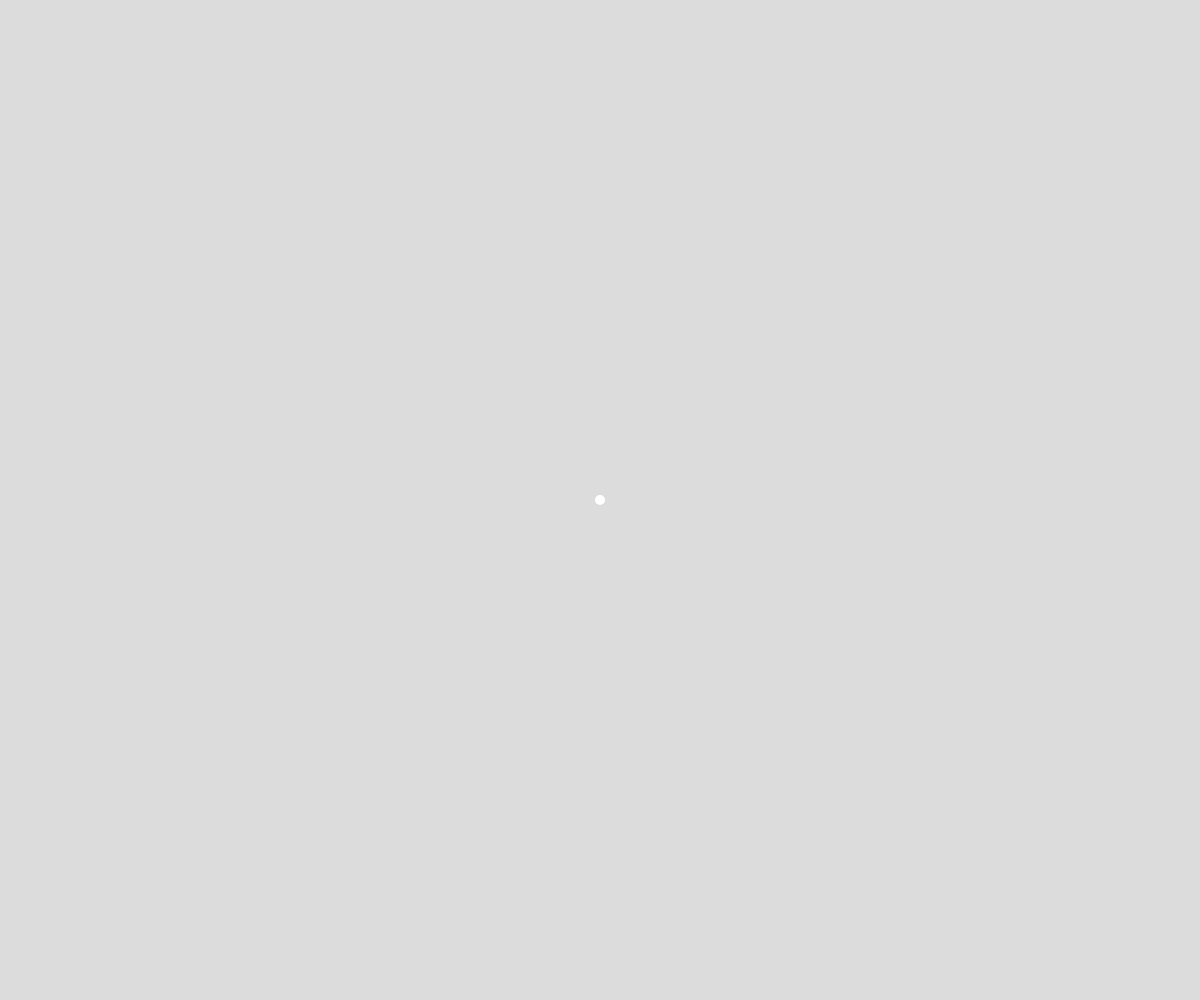
Frame 1 (no input)
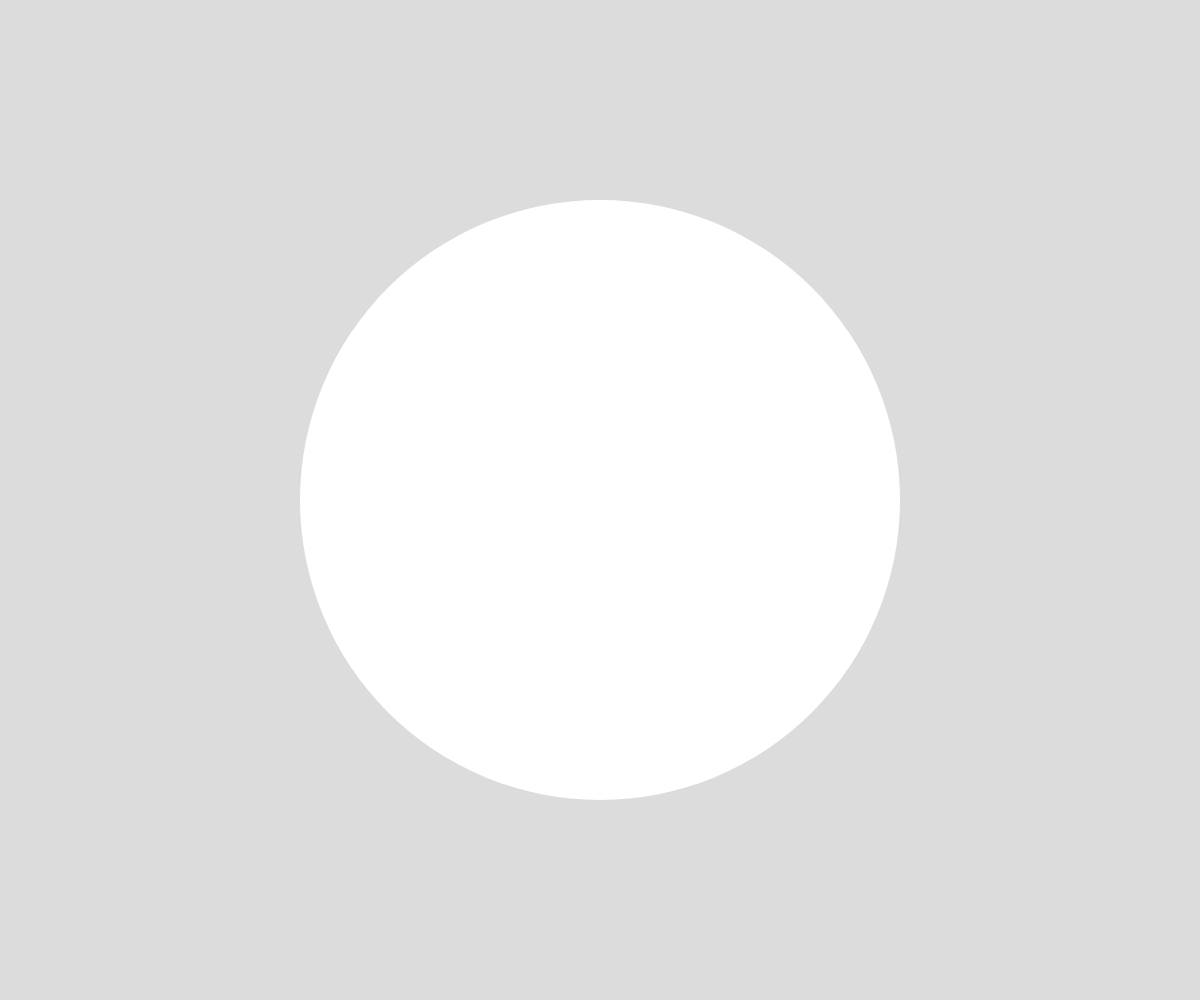
Frame 60 (no input)
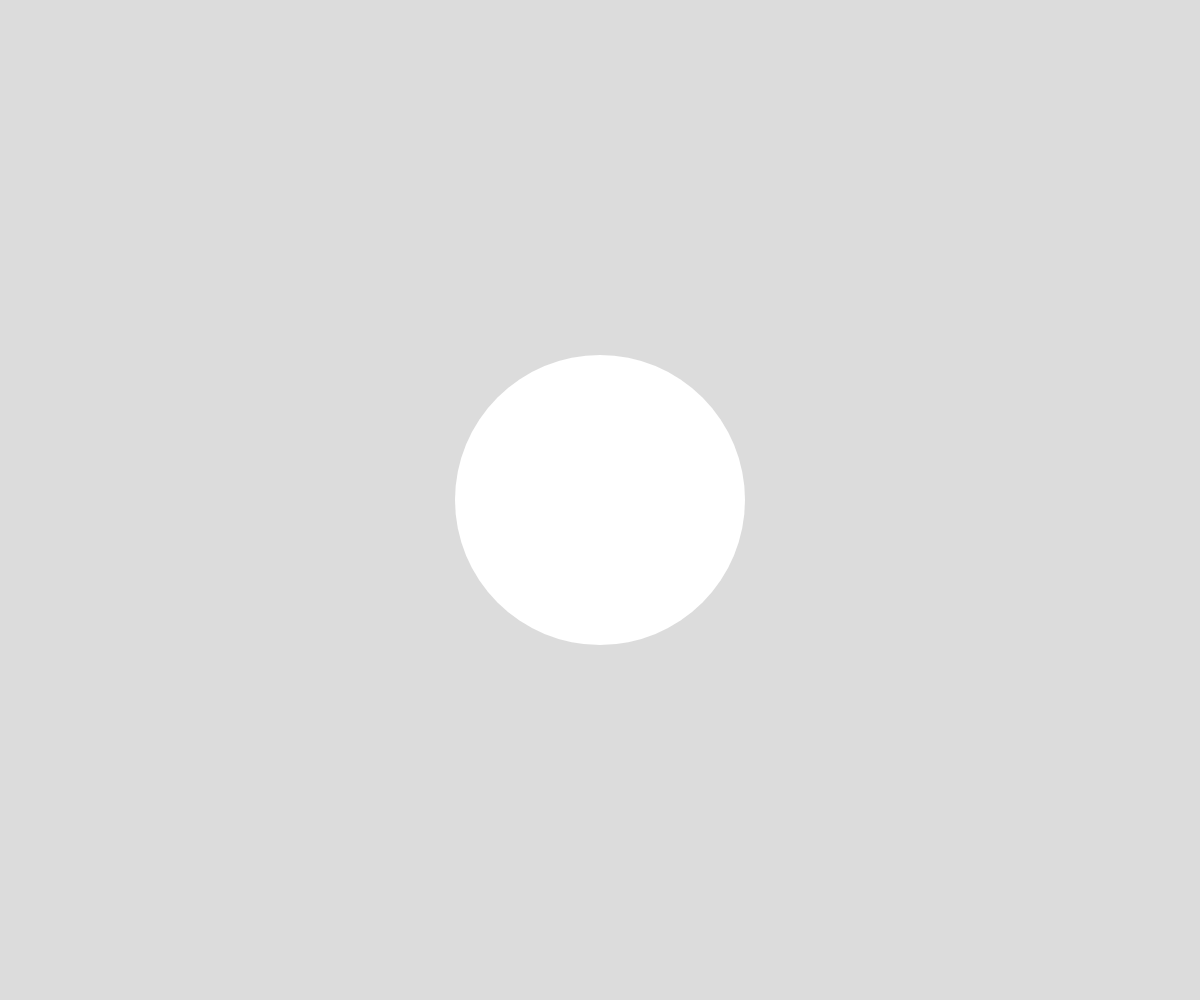
Frame 120 (the mouse pressed at the canvas centre since frame 60)

The p5.js sketch that drew these frames (run headless with seeded random() and noise() and a simulated clock; from frame 60 on, the mouse is pressed at the canvas centre):

// p5.js sketch
// ── sketch.js
var d;
function setup() {
  createCanvas(windowWidth,windowHeight);
  background(220);//rgb
  noStroke()
  reset()
}
function draw() {

    d+=10;
  
  if(d>900){
    reset();
  }
  background(220)  
  circle(width/2,height/2,d)
}


function reset(){
  d=0
}


// ── circle.js
function setup() {
    createCanvas(windowWidth, windowHeight);//創建跟視窗一樣大小的畫布
    background(100);//背景顏色
  
    noFill();
    stroke(30,140,225,100);
    strokeWeight(20);
    circle(width/2,height/2,150);
  
    fill(255,240,30,255);
    noStroke();
    circle(width/4,height/4,150)
  }
  
  
  function draw() {
    
  
    
   
  }
  
// ── move.js
function setup() {
    createCanvas(windowWidth, windowHeight);//創建跟視窗一樣大小的畫布
    background(100);//背景顏色
  
    x=0;
    y=height/2;
    r=50;
  }
  
  
  function draw() {
    x=x+1;
    x=x%(width/4);
    clear();
  
    push();//先儲存目前位置
  
    translate(x,y);//將畫布座標軸移到(x,y)
  
    circle(0,0,r);//參照新的座標軸繪製圓
  
    pop()//回到初始位置
  
    //circle(x,y,r)
  }
  
// ── trail.js
function setup() {
    createCanvas(windowWidth, windowHeight);//創建跟視窗一樣大小的畫布
    background(100);//背景顏色
  
    
  }
  
  
  function draw() {
    x=mouseX
    y=mouseY
    r=random(-2,2)
    
    
    fill(100,100,100,100)
    rect(0,0,width,height);
  
    fill(105,25,255,55)
    circle(x,y,r);
    stroke(105,25,255,55)
    strokeWeight(random(10,100))
    //background(100);
   
  }
// ── 同心圓.js
function setup() {
    createCanvas(windowWidth, windowHeight);//創建跟視窗一樣大小的畫布
    background(100);//背景顏色
    noFill();
  
    x=width/2;
    y=height/2;
    r=100;
    
  }
  
  
  function draw() {
    r=random(50,300)
    
    stroke(random(100,255),random(100,255),random(100,255))
    strokeWeight(random(1,10))
    circle(x,y,r)
  }
  
// ── 多邊形.js
function setup() {
    createCanvas(windowWidth,windowHeight);
    background(220);//rgb
  
     verts = [];
  
    for( i= 0; i<25; i++){
      for( j = 0; j<25; j++){
        verts[i*25 + j] = new p5.Vector(100 + 50*j, 100 + 50*i);
      }
    }
    
    
  }
  
  function draw() {
  
    background(0,0,0,5);
    
    verts.forEach((vert,i)=> {
      d = dist(mouseX , mouseY , vert.x , vert.y);
      polygon(vert.x , vert.y ,20 + 1000/d ,5);
    })
  
  }
  
  function polygon(x,y,radius, npoints/*幾邊形*/){
    let angle = TWO_PI /*2π*/ / npoints;
    beginShape()
      for (let i = 0; i<TWO_PI; i = i+angle){
        let sx = x + radius * cos(i);
        let sy = y + radius * sin(i);
        vertex(sx,sy);
      }
    endShape(CLOSE)
  }
  
  
// ── 橢圓.js
function setup() {
  createCanvas(windowWidth, windowHeight); //創建跟視窗一樣大小的畫布
  background(0); //背景顏色
  noFill();
}

function draw() {
  r = random(0, 300);
  z = random(0, 300);
  x = width / random(-5, 5);
  y = height / 2;
  fill(0, 0, 0, 10);
  rect(0, 0, width, height);
  stroke(random(180, 255), random(180, 255), random(100, 255), 100);
  strokeWeight(random(0, 100));
  ellipse(x, y, r, z);
}
